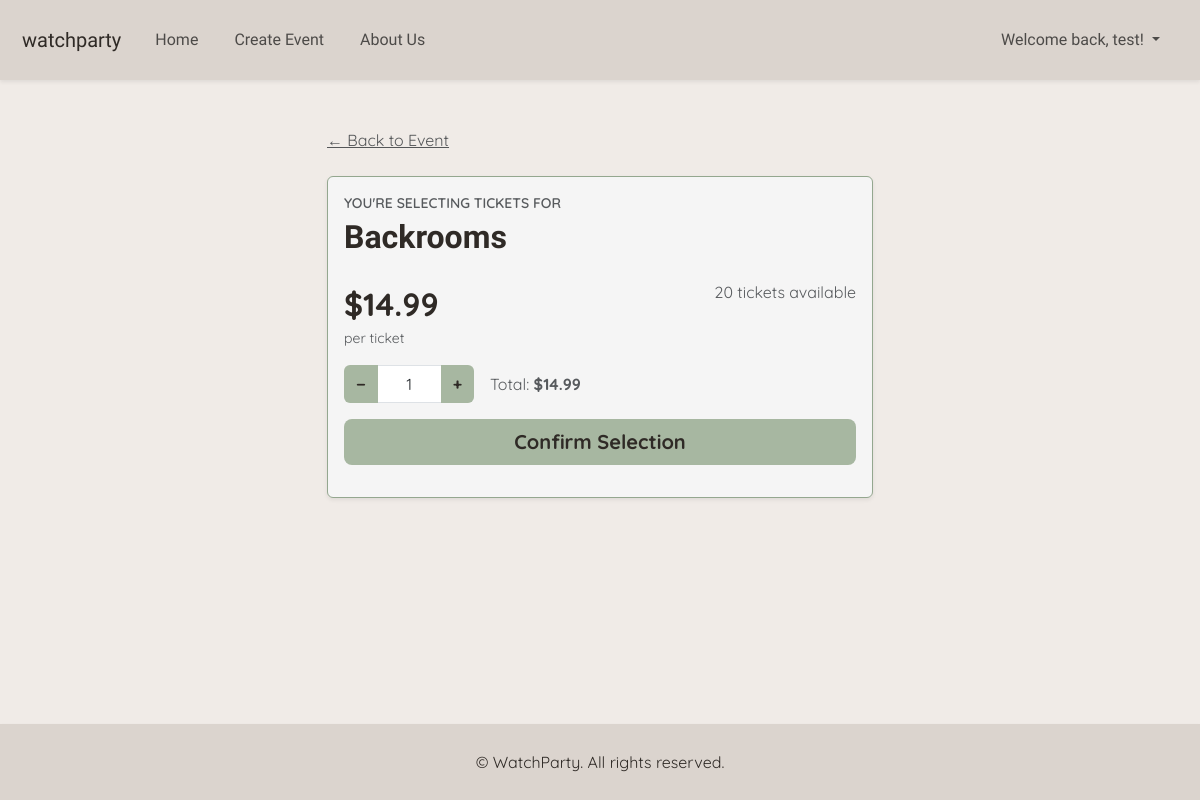
/events/9/tickets (signed in), run on the app's committed database.
### website/models.py (models this page shows, shortened)
class User(db.Model, UserMixin):
    __tablename__ = 'user'
    id = db.Column(db.Integer, primary_key=True)
    name = db.Column(db.String(100), nullable=False)
    contact_number = db.Column(db.String(20), nullable=False)
    street_address = db.Column(db.String(255), nullable=False)
    email = db.Column(db.String(100), nullable=False, unique=True)
    password_hash = db.Column(db.String(255), nullable=False)
    comments = db.relationship('Comment', backref='user', lazy=True)
    orders = db.relationship('Booking', backref='user', lazy=True)
    events = db.relationship('Event', backref='owner', lazy=True)

class Event(db.Model):
    __tablename__ = 'event'
    id = db.Column(db.Integer, primary_key=True)
    title = db.Column(db.String(150), nullable=False)
    description = db.Column(db.Text, nullable=False)
    genre = db.Column(db.String(50))
    rating = db.Column(db.String(10))
    ticket_price = db.Column(db.Float)
    tickets_available = db.Column(db.Integer)
    location = db.Column(db.String(120), nullable=False)
    date = db.Column(db.DateTime)
    image = db.Column(db.String(255))
    owner_id = db.Column(db.Integer, db.ForeignKey('user.id'), nullable=True)
    is_cancelled = db.Column(db.Boolean, default=False, nullable=False)
    acknowledgement_type = db.Column(db.String(20), default='none', nullable=False)
    acknowledgement_text = db.Column(db.Text, nullable=True)
    comments = db.relationship('Comment', backref='event', cascade='all, delete-orphan', passive_deletes=True, lazy=True)
    orders = db.relationship('Booking', backref='event', cascade='all, delete-orphan', passive_deletes=True, lazy=True)

### website/home.py (the view, shortened to what this page needs)
@home_bp.route('/events/<int:event_id>/tickets', methods=['GET', 'POST'])
@login_required
def buy_tickets(event_id):
    event = Event.query.get_or_404(event_id)
    if "cart" not in session:
        session["cart"] = {}
    cart = session["cart"]
    key = str(event_id)
    cart.setdefault(key, 1)
    quantity = cart[key]
    return render_template('tickets.html', event=event, quantity=quantity)

### website/__init__.py (called while the page is built)
def create_app():
    app = Flask(__name__)
    app.debug = True
    app.secret_key = 'somesecretkey'
    app.config['SQLALCHEMY_DATABASE_URI'] = 'sqlite:///sitedata.db'
    app.config['SQLALCHEMY_TRACK_MODIFICATIONS'] = False
    db.init_app(app)
    Bootstrap5(app)
    login_manager = LoginManager()
    login_manager.login_view = 'auth.login'
    login_manager.init_app(app)
    from .models import User
    @login_manager.user_loader
    def load_user(user_id):
        return db.session.scalar(db.select(User).where(User.id==user_id))
    from . import home, bookings, auth, about
    app.register_blueprint(home.home_bp)
    app.register_blueprint(bookings.bookings_bp)
    app.register_blueprint(auth.auth_bp)
    app.register_blueprint(about.about_bp)
    return app

### website/templates/tickets.html
{% extends "base.html" %}
{% block content %}
<div class="container py-5">
    <div class="row justify-content-center">
        <div class="col-lg-6">
            <a href="{{ url_for('home.event_detail', event_id=event.id) }}"
               class="text-muted mb-3 p-0">
                ← Back to Event
            </a>
            <div id="ticket-box" class="card border-primary shadow-sm mt-4">
                <div class="card-body">
                    <div class="mb-4">
                        <div class="text-muted small text-uppercase fw-semibold mb-1">
                            You're selecting tickets for
                        </div>
                        <h2 class="fw-bold mb-0">
                            {{ event.title }}
                        </h2>
                    </div>
                    <div class="d-flex justify-content-between align-items-start mb-3">
                        <div>
                            <div class="fs-2 fw-bold text-primary ticket-price">
                                {% if event.ticket_price %}
                                ${{ "%.2f"|format(event.ticket_price) }}
                                {% else %}
                                Free
                                {% endif %}
                            </div>
                            <div class="text-muted small">per ticket</div>
                        </div>
                        <div class="text-end">
                            {% if event.tickets_available and event.tickets_available > 0 %}
                            {% if event.tickets_available < 10 %}
                            <span class="text-warning fw-semibold">
                                ⚠ Only {{ event.tickets_available }} left!
                            </span>
                            {% else %}
                            <span class="text-muted">
                                {{ event.tickets_available }} tickets available
                            </span>
                            {% endif %}
                            {% else %}
                            <span class="text-danger fw-semibold">Sold out</span>
                            {% endif %}
                        </div>
                    </div>
                    {% if event.tickets_available and event.tickets_available > 0 %}
                    <form method="POST">
                        <div class="d-flex align-items-center gap-3 mb-3">
                            <div class="input-group" style="width: 130px;">
                                <button class="btn btn-outline-secondary" type="submit" name="action" value="decrease">−</button>
                                <input type="text" class="form-control text-center" value="{{ quantity }}" readonly>
                                <button class="btn btn-outline-secondary" type="submit" name="action" value="increase">+</button>
                            </div>
                            <span class="text-muted">
                                Total:
                                <strong>
                                    {% if event.ticket_price %}
                                    ${{ "%.2f"|format(event.ticket_price * quantity) }}
                                    {% else %}
                                    Free
                                    {% endif %}
                                </strong>
                            </span>
                        </div>
                        <button class="btn btn-primary btn-lg w-100" name="action" value="checkout">
                            Confirm Selection
                        </button>
                    </form>
                    {% else %}
                    <div class="d-grid">
                        <button class="btn btn-secondary btn-lg" disabled>Sold Out</button>
                    </div>
                    {% endif %}
                </div>
            </div>
        </div>
    </div>
</div>
{% endblock %}

### website/templates/base.html (shortened to what this page needs)
<html>
<head>
    <link href="https://cdn.jsdelivr.net/npm/bootstrap@5.3.2/dist/css/bootstrap.min.css" rel="stylesheet"
>
    <link rel="stylesheet" href="{{ url_for('static', filename='css/style.css') }}">
    <link rel="stylesheet" href="https://cdn.jsdelivr.net/npm/bootstrap-icons@1.11.0/font/bootstrap-icons.css">
</head>
<body class="d-flex flex-column min-vh-100">
    <header>
        <nav class="navbar fixed-top navbar-expand-lg bg-body-tertiary shadow-sm">
            <div class="container-fluid">
                <a class="navbar-brand" href="#">watchparty</a>
                <div class="collapse navbar-collapse" id="navbarNavDropdown">
                    <ul class="navbar-nav list-unstyled">
                        <li class="nav-item">
                            <a class="nav-link" href="{{url_for('home.view_events')}}">Home</a>
                        </li>
                        <li class="nav-item">
                            <a class="nav-link" href="{{url_for('home.create_event')}}">Create Event</a>
                        </li>
                        <li class="nav-item">
                            <a class="nav-link" href="{{ url_for('about.show_about') }}">About Us</a>
                        </li>
                    </ul>
                    <ul class="navbar-nav ms-lg-auto align-items-lg-center">
                        {% if current_user.is_authenticated %}
                        <li class="nav-item dropdown">
                            <a class="nav-link dropdown-toggle" role="button" data-bs-toggle="dropdown"
                                aria-expanded="false">
                                Welcome back, {{ current_user.name }}!
                            </a>
                        </li>
                        {% endif %}
                    </ul>
                </div>
            </div>
        </nav>
        <div class="toast-container position-fixed top-0 end-0 p-3">
        </div>
    </header>
    <main class="flex-grow-1">
        {% block content %}
        {% endblock %}
    </main>
    <footer class="mt-5 shadow-sm">
        <div class="container-fluid py-3 text-center ">
            <p class="mb-0">© WatchParty. All rights reserved.</p>
        </div>
    </footer>
</body>
</html>

### website/static/css/style.css (style rules this page uses)
body { font-family: "Quicksand", sans-serif !important; font-weight: 400; background: #F0EBE7; padding-top: 80px; }
body, h1, h2, h3, h4, h5, h6, p, a, li, span, .navbar-brand { color: #2F2A26; }
header, h1, h2, h3, h4, h5, h6 { font-family: "Momo Trust Display", sans-serif !important; font-weight: 400; }
.btn, .btn-outline-primary, .btn-outline-secondary { background-color: #A7B7A1; color: #2F2A26; border: none; font-family: "Quicksand", sans-serif; font-weight: 700; }
.navbar, footer { background: #DBD4CE !important; padding: 10px; backdrop-filter: blur() }
.navbar li { list-style: none; padding: 10px; color: #2F2A26; }
.card, .detail-card { background-color: #F5F5F5; color: #2F2A26 !important; }
#ticket-box { background-color: #F5F5F5; color: #2F2A26 !important; border-color: #94A78F !important; }
.ticket-price { color: #2F2A26 !important; }

### data on the page
User: name "test"
Event: title "Backrooms", ticket_price "14.99", tickets_available "20", event.ticket_price*quantity "14.99"
